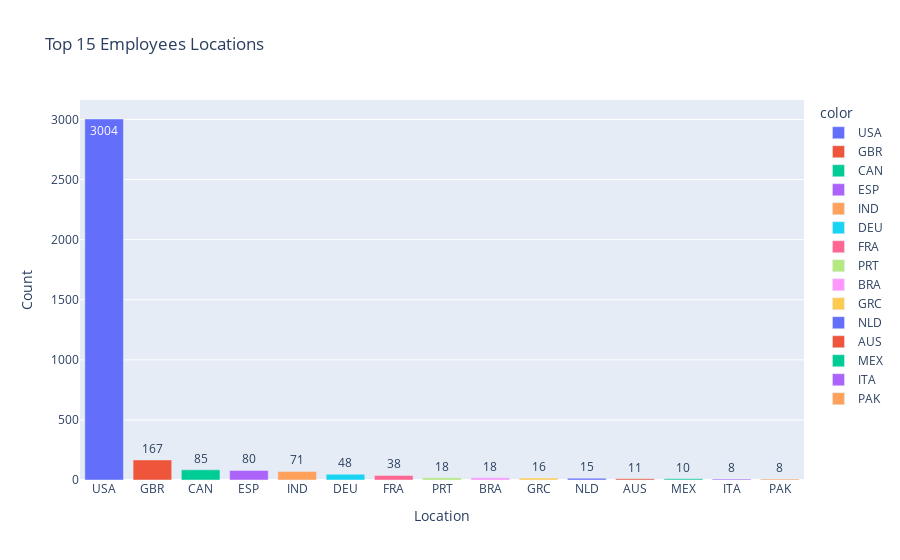

Notebook code for this chart:
### Code cell
top_emp = residence[:15]

fig = px.bar(x=top_emp.index,
            y=top_emp.values,
            text=top_emp.values,
            color=top_emp.index,
            title='Top 15 Employees Locations')

fig.update_xaxes(title='Location')
fig.update_yaxes(title='Count')

fig.show()

### Figure 1 — Plotly figure (JSON) as saved in the notebook; plotly's stock layout.template omitted (floating-point values rounded to 4 significant figures)
{"data": [{"alignmentgroup": "True", "hovertemplate": "color=USA<br>x=%{x}<br>y=%{y}<br>text=%{text}<extra></extra>", "legendgroup": "USA", "marker": {"color": "#636efa", "pattern": {"shape": ""}}, "name": "USA", "offsetgroup": "USA", "orientation": "v", "showlegend": true, "text": [3004], "textposition": "auto", "type": "bar", "x": ["USA"], "xaxis": "x", "y": [3004], "yaxis": "y"}, {"alignmentgroup": "True", "hovertemplate": "color=GBR<br>x=%{x}<br>y=%{y}<br>text=%{text}<extra></extra>", "legendgroup": "GBR", "marker": {"color": "#EF553B", "pattern": {"shape": ""}}, "name": "GBR", "offsetgroup": "GBR", "orientation": "v", "showlegend": true, "text": [167], "textposition": "auto", "type": "bar", "x": ["GBR"], "xaxis": "x", "y": [167], "yaxis": "y"}, {"alignmentgroup": "True", "hovertemplate": "color=CAN<br>x=%{x}<br>y=%{y}<br>text=%{text}<extra></extra>", "legendgroup": "CAN", "marker": {"color": "#00cc96", "pattern": {"shape": ""}}, "name": "CAN", "offsetgroup": "CAN", "orientation": "v", "showlegend": true, "text": [85], "textposition": "auto", "type": "bar", "x": ["CAN"], "xaxis": "x", "y": [85], "yaxis": "y"}, {"alignmentgroup": "True", "hovertemplate": "color=ESP<br>x=%{x}<br>y=%{y}<br>text=%{text}<extra></extra>", "legendgroup": "ESP", "marker": {"color": "#ab63fa", "pattern": {"shape": ""}}, "name": "ESP", "offsetgroup": "ESP", "orientation": "v", "showlegend": true, "text": [80], "textposition": "auto", "type": "bar", "x": ["ESP"], "xaxis": "x", "y": [80], "yaxis": "y"}, {"alignmentgroup": "True", "hovertemplate": "color=IND<br>x=%{x}<br>y=%{y}<br>text=%{text}<extra></extra>", "legendgroup": "IND", "marker": {"color": "#FFA15A", "pattern": {"shape": ""}}, "name": "IND", "offsetgroup": "IND", "orientation": "v", "showlegend": true, "text": [71], "textposition": "auto", "type": "bar", "x": ["IND"], "xaxis": "x", "y": [71], "yaxis": "y"}, {"alignmentgroup": "True", "hovertemplate": "color=DEU<br>x=%{x}<br>y=%{y}<br>text=%{text}<extra></extra>", "legendgroup": "DEU", "marker": {"color": "#19d3f3", "pattern": {"shape": ""}}, "name": "DEU", "offsetgroup": "DEU", "orientation": "v", "showlegend": true, "text": [48], "textposition": "auto", "type": "bar", "x": ["DEU"], "xaxis": "x", "y": [48], "yaxis": "y"}, {"alignmentgroup": "True", "hovertemplate": "color=FRA<br>x=%{x}<br>y=%{y}<br>text=%{text}<extra></extra>", "legendgroup": "FRA", "marker": {"color": "#FF6692", "pattern": {"shape": ""}}, "name": "FRA", "offsetgroup": "FRA", "orientation": "v", "showlegend": true, "text": [38], "textposition": "auto", "type": "bar", "x": ["FRA"], "xaxis": "x", "y": [38], "yaxis": "y"}, {"alignmentgroup": "True", "hovertemplate": "color=PRT<br>x=%{x}<br>y=%{y}<br>text=%{text}<extra></extra>", "legendgroup": "PRT", "marker": {"color": "#B6E880", "pattern": {"shape": ""}}, "name": "PRT", "offsetgroup": "PRT", "orientation": "v", "showlegend": true, "text": [18], "textposition": "auto", "type": "bar", "x": ["PRT"], "xaxis": "x", "y": [18], "yaxis": "y"}, {"alignmentgroup": "True", "hovertemplate": "color=BRA<br>x=%{x}<br>y=%{y}<br>text=%{text}<extra></extra>", "legendgroup": "BRA", "marker": {"color": "#FF97FF", "pattern": {"shape": ""}}, "name": "BRA", "offsetgroup": "BRA", "orientation": "v", "showlegend": true, "text": [18], "textposition": "auto", "type": "bar", "x": ["BRA"], "xaxis": "x", "y": [18], "yaxis": "y"}, {"alignmentgroup": "True", "hovertemplate": "color=GRC<br>x=%{x}<br>y=%{y}<br>text=%{text}<extra></extra>", "legendgroup": "GRC", "marker": {"color": "#FECB52", "pattern": {"shape": ""}}, "name": "GRC", "offsetgroup": "GRC", "orientation": "v", "showlegend": true, "text": [16], "textposition": "auto", "type": "bar", "x": ["GRC"], "xaxis": "x", "y": [16], "yaxis": "y"}, {"alignmentgroup": "True", "hovertemplate": "color=NLD<br>x=%{x}<br>y=%{y}<br>text=%{text}<extra></extra>", "legendgroup": "NLD", "marker": {"color": "#636efa", "pattern": {"shape": ""}}, "name": "NLD", "offsetgroup": "NLD", "orientation": "v", "showlegend": true, "text": [15], "textposition": "auto", "type": "bar", "x": ["NLD"], "xaxis": "x", "y": [15], "yaxis": "y"}, {"alignmentgroup": "True", "hovertemplate": "color=AUS<br>x=%{x}<br>y=%{y}<br>text=%{text}<extra></extra>", "legendgroup": "AUS", "marker": {"color": "#EF553B", "pattern": {"shape": ""}}, "name": "AUS", "offsetgroup": "AUS", "orientation": "v", "showlegend": true, "text": [11], "textposition": "auto", "type": "bar", "x": ["AUS"], "xaxis": "x", "y": [11], "yaxis": "y"}, {"alignmentgroup": "True", "hovertemplate": "color=MEX<br>x=%{x}<br>y=%{y}<br>text=%{text}<extra></extra>", "legendgroup": "MEX", "marker": {"color": "#00cc96", "pattern": {"shape": ""}}, "name": "MEX", "offsetgroup": "MEX", "orientation": "v", "showlegend": true, "text": [10], "textposition": "auto", "type": "bar", "x": ["MEX"], "xaxis": "x", "y": [10], "yaxis": "y"}, {"alignmentgroup": "True", "hovertemplate": "color=ITA<br>x=%{x}<br>y=%{y}<br>text=%{text}<extra></extra>", "legendgroup": "ITA", "marker": {"color": "#ab63fa", "pattern": {"shape": ""}}, "name": "ITA", "offsetgroup": "ITA", "orientation": "v", "showlegend": true, "text": [8], "textposition": "auto", "type": "bar", "x": ["ITA"], "xaxis": "x", "y": [8], "yaxis": "y"}, {"alignmentgroup": "True", "hovertemplate": "color=PAK<br>x=%{x}<br>y=%{y}<br>text=%{text}<extra></extra>", "legendgroup": "PAK", "marker": {"color": "#FFA15A", "pattern": {"shape": ""}}, "name": "PAK", "offsetgroup": "PAK", "orientation": "v", "showlegend": true, "text": [8], "textposition": "auto", "type": "bar", "x": ["PAK"], "xaxis": "x", "y": [8], "yaxis": "y"}], "layout": {"barmode": "relative", "legend": {"title": {"text": "color"}, "tracegroupgap": 0}, "title": {"text": "Top 15 Employees Locations"}, "xaxis": {"anchor": "y", "domain": [0, 1], "title": {"text": "Location"}}, "yaxis": {"anchor": "x", "domain": [0, 1], "title": {"text": "Count"}}}}
